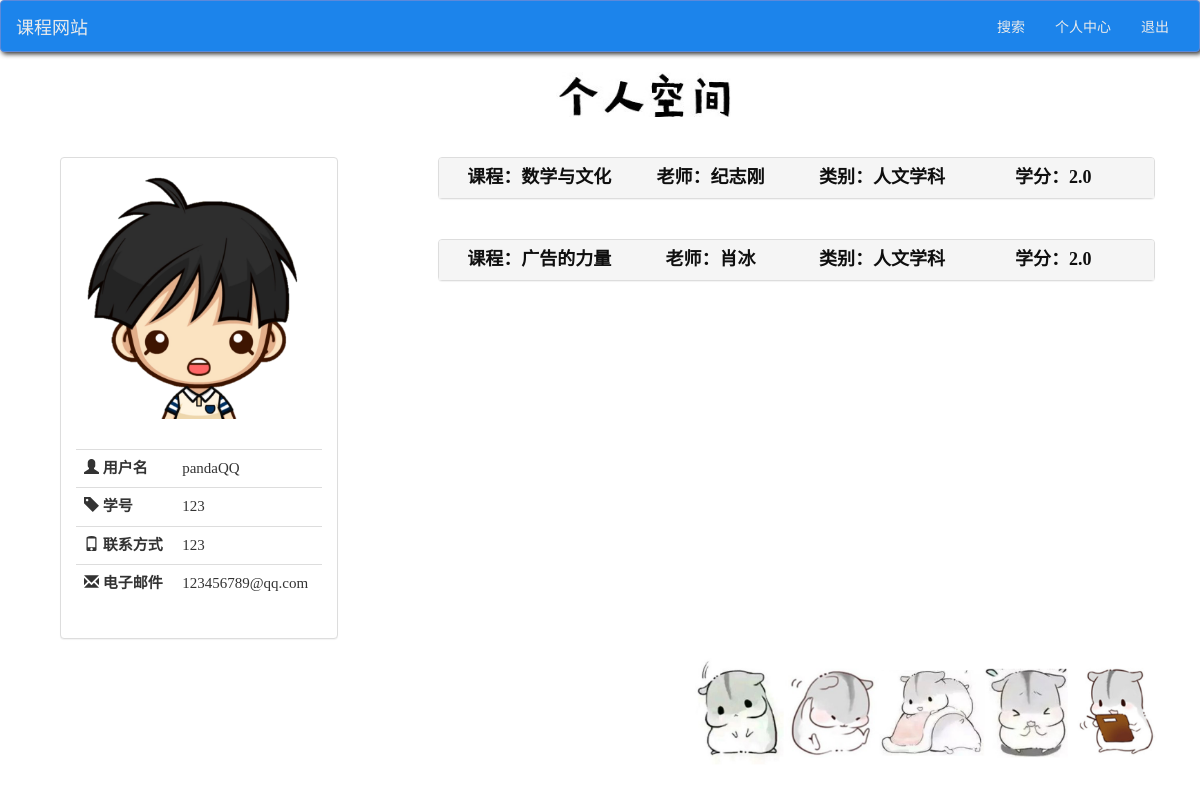
/my_account/ (signed in), run on the app's committed database.
### log_sign/models.py (models this page shows)
class normal_user(models.Model):
    user = models.OneToOneField(User, on_delete=models.CASCADE)
    student_number = models.CharField(blank=True, max_length=50)
    phone = models.CharField(blank=True, max_length=50)
    class Meta:
        verbose_name_plural = 'normal_user'

### course_search_judgement/models.py (models this page shows)
class judgement_system(models.Model):
    name = models.ForeignKey(normal_user, on_delete=models.CASCADE)
    course = models.ForeignKey(course, on_delete=models.CASCADE)
    create_date = models.DateTimeField(default=datetime.datetime.now())
    recommend_mark = models.DecimalField(max_digits=2, decimal_places=0)  # 推荐程度
    hard_core_mark = models.DecimalField(max_digits=2, decimal_places=0)  # 硬核程度
    mark_of_interest = models.DecimalField(max_digits=2, decimal_places=0)  # 无聊程度
    time_for_homework = models.CharField(max_length=100, null=False)  # 平时作业及用时
    the_constitution_of_grade = models.CharField(max_length=50, null=False)  # 综合分数组成
    comment_of_the_course = models.CharField(max_length=300, null=False)  # 课程体验及评价
    comment_of_the_teacher = models.CharField(max_length=300, null=False)  # 教师评价
    number_of_thumb_up = models.DecimalField(max_digits=3, decimal_places=0, default=0)  # 点赞的数目

class course(models.Model):
    name = models.CharField(max_length=20, null=False)
    teacher = models.CharField(max_length=10, null=False)
    credit = models.DecimalField(max_digits=10, decimal_places=1)
    type = models.CharField(max_length=20)

### my_account/views.py (the view)
# urls.py: path('', views.my_account, name='my_account'),
def my_account(request):
    user = request.user
    user_ = normal_user.objects.filter(user=user)
    user_id = user_[0].id
    judges = judgement_system.objects.filter(name_id=user_id)
    normal_user_ = normal_user.objects.filter(id=user_id)
    judges.student_number = normal_user_[0].student_number
    judges.phone = normal_user_[0].phone
    auth_ = User.objects.filter(id=normal_user_[0].user_id)
    judges.email = auth_[0].email
    judges.username = auth_[0].username
    for judge in judges:
        my_course = course.objects.filter(id=judge.course_id)
        judge.course_name = my_course[0].name
        judge.course_teacher = my_course[0].teacher
        judge.course_type = my_course[0].type
        judge.course_credit = my_course[0].credit
    for judge in judges:
        thumb_ = thumb_up.objects.filter(user_id_id=user_id, judgement_id_id=judge.id)
        if thumb_:
            judge.tb = 1
        else:
            judge.tb = 0
    return render(request, 'my_account.html', {'my_account': judges})

### templates/my_account.html (shortened to what this page needs)
{% extends 'log_sign/base.html' %}
{% load static %}
{% block css %}
    <link href="//cdn.bootcss.com/bootstrap/3.3.6/css/bootstrap.min.css" rel="stylesheet">
    <link href="{% static 'bootstrap/css/star-rating.css'%}" media="all" rel="stylesheet" type="text/css"/>
    <link href="{% static 'css/my_account.css' %}" rel="stylesheet"/>
{% endblock %}
{% block content %}
    <div class="row" style="margin-left:5vw;margin-top: 20px;margin-bottom: 20px">
        <div class="col-md-4 col-lg-offset-5 ">
            <img src={% static "/img/pendant_1.png" %} alt="个人空间" style="width:15vw;">
        </div>
    </div>
    <div class="row" style="margin-top: 10px">
    <div class="col-md-3" id="user-box">
    <div class="panel panel-default">
        <div class="panel-body">
            <img src={% static "/img/user.png" %} alt="头像">
        </div>
        <div class="panel-body">
            <table class="table table-borderless" style="table-layout: fixed;">
                <tr>
                    <td colspan="2"><span class="glyphicon glyphicon-user"></span> <p style="font-weight:bolder;display: inline">用户名</p></td>
                    <td colspan="3">{{ my_account.username }}</td>
                </tr>
                <tr>
                    <td colspan="2"><span class="glyphicon glyphicon-tag"></span> <p style="font-weight:bolder;display: inline">学号</p></td>
                    <td colspan="3">{{ my_account.student_number }}</td>
                </tr>
                <tr>
                    <td colspan="2"><span class="glyphicon glyphicon-phone"></span> <p style="font-weight:bolder;display: inline">联系方式</p></td>
                    <td colspan="3">{{ my_account.phone }}</td>
                </tr>
                <tr>
                    <td colspan="2"><span class="glyphicon glyphicon-envelope"></span> <p style="font-weight:bolder;display: inline">电子邮件</p></td>
                    <td colspan="3">{{ my_account.email }}</td>
                </tr>
            </table>
        </div>
    </div>
    </div>
    <div class="col-md-7" style="padding: 0;margin-right: 5vw;float: right;display: inline">
    {% for judge in my_account %}
    <div class="col-md-7" id="content-box">
            <div class="panel-group" id="accordion{{judge.id}}">
                <div class="panel panel-default">
                    <div class="panel-heading">
                        <h4 class="panel-title">
                            <a id= "course-info" data-toggle="collapse" data-parent="#accordion{{ judge.id }}"  href="#collapse{{ judge.id }}">
                                <table class="title" style="table-layout: fixed; font-family: 宋体;font-weight: bold;">
                                    <tr>
                                        <td>课程：{{ judge.course_name }}</td>
                                        <td>老师：{{ judge.course_teacher }}</td>
                                        <td>类别：{{ judge.course_type }}</td>
                                        <td>学分：{{ judge.course_credit }}</td>
                                    </tr>
                                </table>
                            </a>
                        </h4>
                    </div>
                </div>
            </div>
        </div>
    {% endfor %}
    <div class="col-md-4 col-md-offset-4" id="pic-box">
        <img src={% static "/img/仓鼠.png" %} alt="装饰图片" style="position: fixed;bottom: 30px;width: 40%;display: inline-block">
    </div>
    </div>
    </div>
{% endblock %}

### templates/log_sign/base.html (shortened to what this page needs)
{% load static %}
<!DOCTYPE html>
<html lang="zh-Hans">
<head>
    <link href="{% static 'bootstrap/css/bootstrap.min.css' %}" rel="stylesheet">
    <link href="{% static 'css/base.css' %}" rel="stylesheet"/>
    {% block css %}{% endblock %}
</head>
<body>
    <nav class="navbar navbar-default">
        <div class="container-fluid">
            <div class="navbar-header">
                <a class="navbar-brand" href="{% url 'log_sign:home'%}" style="color:white">课程网站</a>
            </div>
            <div class="collapse navbar-collapse" id="my-nav">
                <ul class="nav navbar-nav navbar-right">
                    {% if user.is_authenticated %}
                        <li><a href="{% url 'course_search_judgement:search_from'%}" style="color:white">搜索</a></li>
                        <li><a href="{% url 'my_account:my_account'%}" style="color:white">个人中心</a></li>
                        <li><a href="{% url 'log_sign:logout'%}" style="color:white">退出</a></li>
                    {% else %}
                        <li><a href="{% url 'log_sign:login'%}" style="color:white">登录</a></li>
                        <li><a href="{% url 'log_sign:register'%}" style="color:white">注册</a></li>
                    {% endif %}
                </ul>
            </div>
        </div>
    </nav>
    {% block content %}{% endblock %}
</body>
</html>

### static/css/base.css (style rules this page uses)
.navbar.navbar-default { margin: auto; background-color: dodgerblue; border-color: cornflowerblue; box-shadow: 2px 2px 5px #333333; -moz-box-shadow: 2px 2px 5px #333333; -webkit-box-shadow: 2px 2px 5px #333333; -o-box-shadow: 2px 2px 5px #333333; filter: brightness(0.92); -webkit-filter: brightness(0.92); }

### static/css/my_account.css (style rules this page uses)
#content-box { margin-top: 20px; margin-right: 0; margin-left: 0; padding: 0; display: inline; z-index: 10; width: 100%; }
#user-box { margin-top: 20px; display: inline; float:left; margin-left: 5vw; }
img { width: 100%; }
#course-info { font-size: 20px; font-family: "微软雅黑 Light"; font-weight: bold; text-decoration: none; }
#course-info:link { color: #0f0f0f; }
.title { width: 100%; text-align: center; font-size: 18px; }
.table { font-size: 15px; font-family: 宋体; }
body { position: relative; }

### data on the page
normal_user: student_number "123", phone "123"
judgement_system: course_name "数学与文化", course_teacher "纪志刚", course_type "人文学科", course_credit "2.0"
judgement_system: course_name "广告的力量", course_teacher "肖冰", course_type "人文学科", course_credit "2.0"

### other printed values
{{ my_account.username }} "pandaQQ"
{{ my_account.email }} "123456789@qq.com"
